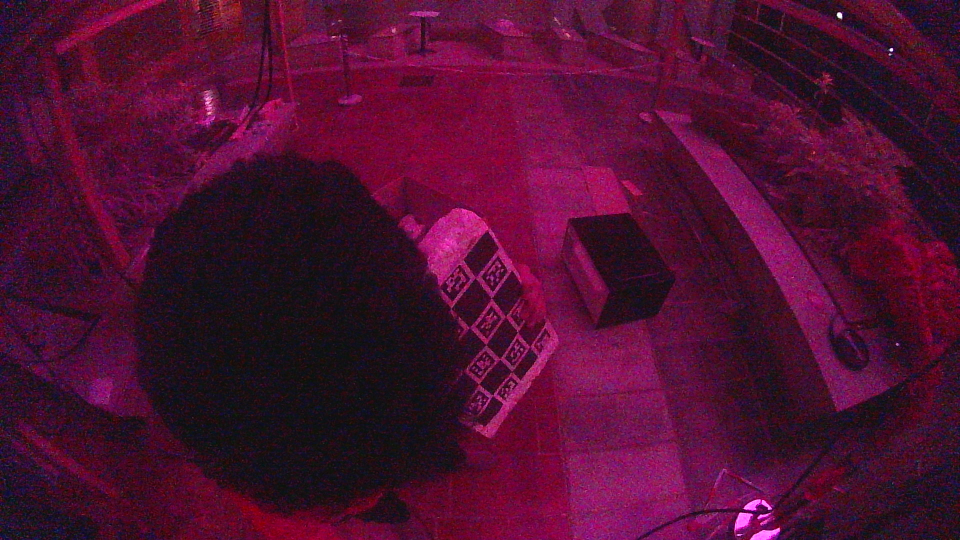
#> input picture calibration_images_distorted/calib_raw_20260510_191519_741466.png, 1920 x 1080 px (shown at 1/2 size); its folder holds only this picture in this run
$ python charuco_tuner.py
#> lines starting #> are read from the running program, lines starting #| are printed output that depends on the picture; after the words box and inside, x2 and y2 are one past the last pixel; in counts of white or black regions, pixels touching at a corner belong together
"""
ChArUco detection parameter tuner.
Reads all calibration images and lets you tune preprocessing + detector params
to maximise corner detection before running full calibration.

Run from ~/gantry-vision:
  python charuco_tuner.py

Controls:
  LEFT/RIGHT arrows  — cycle through images
  S                  — save current params to charuco_params.npy
  Q / ESC            — quit
  (tweak params in the TUNABLE CONFIG section and re-run)
"""

import cv2
import numpy as np
import glob
from pathlib import Path

# ─────────────────────────────────────────────
# FIXED CONFIG
# ─────────────────────────────────────────────
SQUARES_X     = 6
SQUARES_Y     = 4
SQUARE_SIZE_M = 0.0475
MARKER_SIZE_M = 0.035
ARUCO_DICT    = cv2.aruco.DICT_6X6_250

CALIB_IMAGES_GLOB = "calibration_images_distorted/calib_raw_*.png"
OUTPUT_PARAMS     = "charuco_params.npy"

# ─────────────────────────────────────────────
# TUNABLE CONFIG — edit these and re-run
# ─────────────────────────────────────────────

# IR correction — channel multipliers (BGR order)
IR_B = 0.85
IR_G = 1.05
IR_R = 0.70

# Bilateral filter (set to 0 to disable)
BILATERAL_D          = 9
BILATERAL_SIGMA_COLOR = 75
BILATERAL_SIGMA_SPACE = 75

# CLAHE
CLAHE_CLIP_LIMIT  = 6.0
CLAHE_TILE_SIZE   = 4      # tileGridSize = (N, N)

# Gamma correction (1.0 = no change, <1 = brighten, >1 = darken)
GAMMA = 0.8

# ArUco detector params
ARUCO_ADAPT_THRESH_WIN_SIZE_MIN  = 3
ARUCO_ADAPT_THRESH_WIN_SIZE_MAX  = 23
ARUCO_ADAPT_THRESH_WIN_SIZE_STEP = 10
ARUCO_MIN_MARKER_PERIM_RATE      = 0.02
ARUCO_MAX_MARKER_PERIM_RATE      = 4.0
ARUCO_CORNER_REFINEMENT_METHOD   = cv2.aruco.CORNER_REFINE_SUBPIX


# ─────────────────────────────────────────────
# PREPROCESSING
# ─────────────────────────────────────────────

def preprocess(img):
    # IR correction
    f = img.astype(np.float32)
    f[:, :, 0] *= IR_B
    f[:, :, 1] *= IR_G
    f[:, :, 2] *= IR_R
    img = np.clip(f, 0, 255).astype(np.uint8)

    # Bilateral filter
    if BILATERAL_D > 0:
        img = cv2.bilateralFilter(img, BILATERAL_D,
                                   BILATERAL_SIGMA_COLOR,
                                   BILATERAL_SIGMA_SPACE)

    # CLAHE on L channel
    lab = cv2.cvtColor(img, cv2.COLOR_BGR2LAB)
    l, a, b = cv2.split(lab)
    clahe = cv2.createCLAHE(clipLimit=CLAHE_CLIP_LIMIT,
                              tileGridSize=(CLAHE_TILE_SIZE, CLAHE_TILE_SIZE))
    l = clahe.apply(l)
    img = cv2.cvtColor(cv2.merge([l, a, b]), cv2.COLOR_LAB2BGR)

    # Gamma correction
    if GAMMA != 1.0:
        lut = np.array([((i / 255.0) ** GAMMA) * 255
                         for i in range(256)], dtype=np.uint8)
        img = cv2.LUT(img, lut)

    return img


# ─────────────────────────────────────────────
# DETECTION
# ─────────────────────────────────────────────

def make_detector():
    aruco_dict = cv2.aruco.getPredefinedDictionary(ARUCO_DICT)
    board = cv2.aruco.CharucoBoard(
        (SQUARES_X, SQUARES_Y), SQUARE_SIZE_M, MARKER_SIZE_M, aruco_dict
    )

    det_params = cv2.aruco.DetectorParameters()
    det_params.adaptiveThreshWinSizeMin  = ARUCO_ADAPT_THRESH_WIN_SIZE_MIN
    det_params.adaptiveThreshWinSizeMax  = ARUCO_ADAPT_THRESH_WIN_SIZE_MAX
    det_params.adaptiveThreshWinSizeStep = ARUCO_ADAPT_THRESH_WIN_SIZE_STEP
    det_params.minMarkerPerimeterRate    = ARUCO_MIN_MARKER_PERIM_RATE
    det_params.maxMarkerPerimeterRate    = ARUCO_MAX_MARKER_PERIM_RATE
    det_params.cornerRefinementMethod    = ARUCO_CORNER_REFINEMENT_METHOD

    charuco_params   = cv2.aruco.CharucoParameters()
    charuco_detector = cv2.aruco.CharucoDetector(board, charuco_params,
                                                  det_params)
    return charuco_detector, board


def detect(img_raw, charuco_detector):
    img_proc = preprocess(img_raw)
    gray     = cv2.cvtColor(img_proc, cv2.COLOR_BGR2GRAY)
    ch_corners, ch_ids, markers, marker_ids = charuco_detector.detectBoard(gray)
    n_corners = len(ch_corners) if ch_corners is not None else 0
    n_markers = len(markers)    if markers    is not None else 0
    return ch_corners, ch_ids, markers, marker_ids, img_proc, n_corners, n_markers


# ─────────────────────────────────────────────
# VISUALISATION
# ─────────────────────────────────────────────

def draw_result(img_raw, img_proc, ch_corners, ch_ids,
                markers, marker_ids, n_corners, n_markers, idx, total):
    h, w = img_raw.shape[:2]

    # Left: preprocessed with detections
    vis_proc = img_proc.copy()
    if markers is not None and len(markers) > 0:
        cv2.aruco.drawDetectedMarkers(vis_proc, markers, marker_ids, (0, 200, 255))
    if ch_corners is not None and len(ch_corners) > 0:
        cv2.aruco.drawDetectedCornersCharuco(vis_proc, ch_corners, ch_ids, (0, 255, 0))

    # Right: raw with detections
    vis_raw = img_raw.copy()
    if markers is not None and len(markers) > 0:
        cv2.aruco.drawDetectedMarkers(vis_raw, markers, marker_ids, (0, 200, 255))
    if ch_corners is not None and len(ch_corners) > 0:
        cv2.aruco.drawDetectedCornersCharuco(vis_raw, ch_corners, ch_ids, (0, 255, 0))

    # Labels
    status_color = (0, 255, 0) if n_corners >= 6 else (0, 80, 255)
    for vis, label in [(vis_proc, "PREPROCESSED"), (vis_raw, "RAW")]:
        cv2.putText(vis, label, (10, 35),
                    cv2.FONT_HERSHEY_SIMPLEX, 1.0, (255, 255, 0), 2)
        cv2.putText(vis,
                    f"Image {idx+1}/{total}  |  markers={n_markers}  corners={n_corners}/15",
                    (10, 75), cv2.FONT_HERSHEY_SIMPLEX, 0.8, status_color, 2)
        usable = "USABLE" if n_corners >= 6 else "SKIPPED"
        cv2.putText(vis, usable, (10, 110),
                    cv2.FONT_HERSHEY_SIMPLEX, 0.9, status_color, 2)

    # Scale down for display if image is large
    scale = min(1.0, 900 / w)
    if scale < 1.0:
        new_w, new_h = int(w * scale), int(h * scale)
        vis_proc = cv2.resize(vis_proc, (new_w, new_h))
        vis_raw  = cv2.resize(vis_raw,  (new_w, new_h))

    return np.hstack([vis_proc, vis_raw])


# ─────────────────────────────────────────────
# SUMMARY
# ─────────────────────────────────────────────

def print_summary(results):
    usable = [r for r in results if r['n_corners'] >= 6]
    print(f"\n{'='*60}")
    print(f"SUMMARY: {len(usable)} / {len(results)} images usable (≥6 corners)")
    print(f"{'='*60}")
    total_corners = sum(r['n_corners'] for r in usable)
    print(f"Total corners across usable images: {total_corners}")
    print(f"\nPer-image:")
    for r in results:
        status = "✓" if r['n_corners'] >= 6 else "✗"
        print(f"  {status} {Path(r['path']).name:<45} "
              f"markers={r['n_markers']:>2}  corners={r['n_corners']:>2}")


# ─────────────────────────────────────────────
# MAIN
# ─────────────────────────────────────────────

def main():
    image_paths = sorted(glob.glob(CALIB_IMAGES_GLOB))
    assert len(image_paths) > 0, f"No images found at {CALIB_IMAGES_GLOB}"
    print(f"Found {len(image_paths)} images.")

    charuco_detector, board = make_detector()

    # Run detection on all images
    results = []
    for p in image_paths:
        img_raw = cv2.imread(p)
#> img_raw is the input picture: shape (1080, 1920, 3); mean B, G, R 48.6, 15, 77
        if img_raw is None:
            continue
        ch_corners, ch_ids, markers, marker_ids, img_proc, n_corners, n_markers = \
            detect(img_raw, charuco_detector)
#> in preprocess, `f[:, :, 2] *= IR_R`:
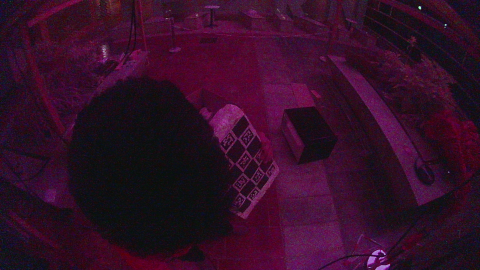
#> f: shape (1080, 1920, 3) float32 (shown at 1/4 size); mean B, G, R 41.3, 15.8, 53.9; drawn with min black and max white
#> in preprocess, `l, a, b = cv2.split(lab)`:
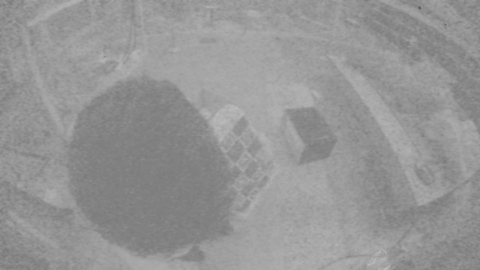
#> a: shape (1080, 1920) (shown at 1/4 size); min 93, max 196, mean 149
#> in preprocess, `l, a, b = cv2.split(lab)`:
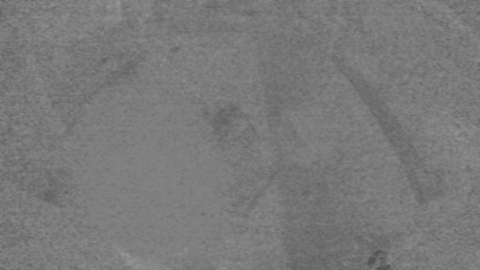
#> b: shape (1080, 1920) (shown at 1/4 size); min 74, max 152, mean 121.3
#> in preprocess, `l = clahe.apply(l)`:
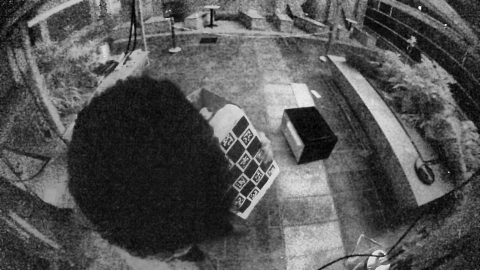
#> l: shape (1080, 1920) (shown at 1/4 size); min 1, max 249, mean 83.3
#> in preprocess, `img = cv2.cvtColor(cv2.merge([l, a, b]), cv2.COLOR_LAB2BGR)`:
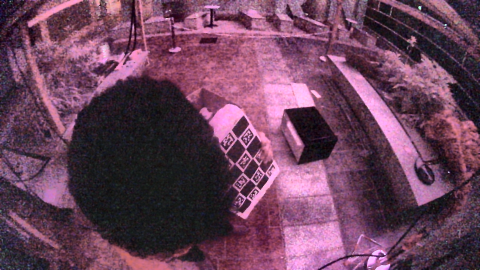
#> img: shape (1080, 1920, 3) (shown at 1/4 size); mean B, G, R 90.6, 66.1, 106.9
#> in detect, `ch_corners, ch_ids, markers, marker_ids = charuco_detector.detectBoard..`: ch_corners = [[972.8, 690.3], [983.8, 597.1]]; ch_ids = [7, 13]; markers = ([[985.1, 583], [962.9, 551.8], [995.6, 511.7], [1014, 542]], [[973.4, 676.6], [950.8, 652.8], [981.4, 611.6], [1001.9, 637.3]], [[956.4, 755.7], [937.6, 739.8], [972, 703], [990.6, 721.5]]); marker_ids = [11, 7, 4]
#> in detect, `n_corners = len(ch_corners) if ch_corners is not None else 0`: n_corners = 2
#> in detect, `n_markers = len(markers)    if markers    is not None else 0`: n_markers = 3
#> ch_corners = [[972.8, 690.3], [983.8, 597.1]]; ch_ids = [7, 13]; marker_ids = [11, 7, 4]; n_corners = 2; n_markers = 3
        results.append({
            'path':      p,
            'img_raw':   img_raw,
            'img_proc':  img_proc,
            'ch_corners': ch_corners,
            'ch_ids':     ch_ids,
            'markers':    markers,
            'marker_ids': marker_ids,
            'n_corners':  n_corners,
            'n_markers':  n_markers,
        })

    print_summary(results)
#> in print_summary, `usable = [r for r in results if r['n_corners'] >= 6]`: usable = []
#| SUMMARY: 0 / 1 images usable (≥6 corners)
#> in print_summary, `total_corners = sum(r['n_corners'] for r in usable)`: total_corners = 0
#| Total corners across usable images: 0
#> the loop in print_summary, `for r in results:` made 1 pass
#> status on pass 1: '✗'
#> (printed output is left out)

    # Interactive viewer
    idx = 0
    win = "ChArUco Tuner  |  LEFT/RIGHT: cycle  |  S: save params  |  Q: quit"
    cv2.namedWindow(win, cv2.WINDOW_NORMAL)
    cv2.resizeWindow(win, 1800, 540)

    print("\nOpening viewer … use LEFT/RIGHT arrows to cycle images.")
    print("Edit TUNABLE CONFIG at top of script and re-run to see changes.\n")

    while True:
        r = results[idx]
#> r = 9 items
        frame = draw_result(
            r['img_raw'], r['img_proc'],
            r['ch_corners'], r['ch_ids'],
            r['markers'], r['marker_ids'],
            r['n_corners'], r['n_markers'],
            idx, len(results)
        )
#> in draw_result, `cv2.aruco.drawDetectedMarkers(vis_raw, markers, marker_ids, (0, 200, 2..`:
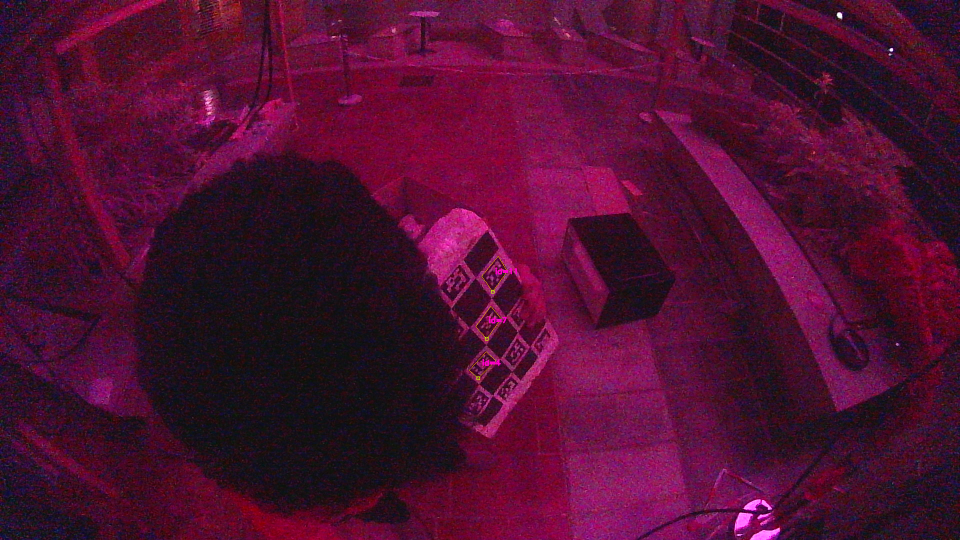
#> vis_raw: shape (1080, 1920, 3) (shown at 1/2 size); 0.06% of pixels changed, all inside (x1, y1, x2, y2) = (938, 512, 1034, 761)
#> the loop in draw_result, `for vis, label in [(vis_proc, "PREPROCESSED"), (vis_raw, "RAW")]:` made 2 passes
#> in draw_result, `return np.hstack([vis_proc, vis_raw])`:
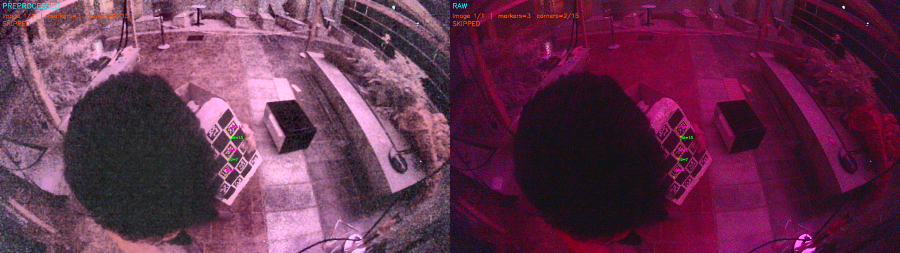
#> returned value: shape (506, 1800, 3) (shown at 1/2 size); mean of channels 0, 1, 2 77.9, 49.3, 99.9; drawn as B, G, R
        cv2.imshow(win, frame)

        key = cv2.waitKey(0) & 0xFF
#> (key q is pressed here)

        if key == ord('q') or key == 27:
            break
        elif key == 81 or key == ord('a'):   # left arrow or a
            idx = (idx - 1) % len(results)
        elif key == 83 or key == ord('d'):   # right arrow or d
            idx = (idx + 1) % len(results)
        elif key == ord('s'):
            params = {
                'IR_B': IR_B, 'IR_G': IR_G, 'IR_R': IR_R,
                'BILATERAL_D': BILATERAL_D,
                'BILATERAL_SIGMA_COLOR': BILATERAL_SIGMA_COLOR,
                'BILATERAL_SIGMA_SPACE': BILATERAL_SIGMA_SPACE,
                'CLAHE_CLIP_LIMIT': CLAHE_CLIP_LIMIT,
                'CLAHE_TILE_SIZE': CLAHE_TILE_SIZE,
                'GAMMA': GAMMA,
            }
            np.save(OUTPUT_PARAMS, params, allow_pickle=True)
            print(f"Params saved → {OUTPUT_PARAMS}")

    cv2.destroyAllWindows()
    print_summary(results)
#| SUMMARY: 0 / 1 images usable (≥6 corners)
#| Total corners across usable images: 0
#> the loop in print_summary (call 2), `for r in results:` made 1 pass
#> (printed output is left out)


if __name__ == "__main__":
    main()

$ run again, on calibration_images_distorted/calib_raw_20260510_191722_058693.png
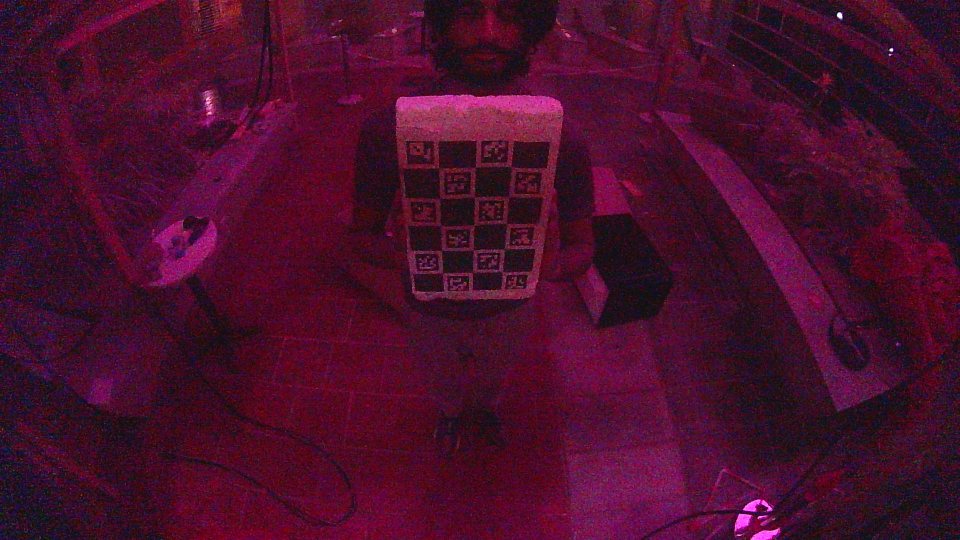
#> input picture calibration_images_distorted/calib_raw_20260510_191722_058693.png, 1920 x 1080 px (shown at 1/2 size)
#> in main, img_raw is the input picture: shape (1080, 1920, 3); mean B, G, R 42.4, 14.5, 71.1
#> lab: shape (1080, 1920, 3); mean of channels 0, 1, 2 26.3, 147.6, 122.9
#> in preprocess, `img = cv2.cvtColor(cv2.merge([l, a, b]), cv2.COLOR_LAB2BGR)`:
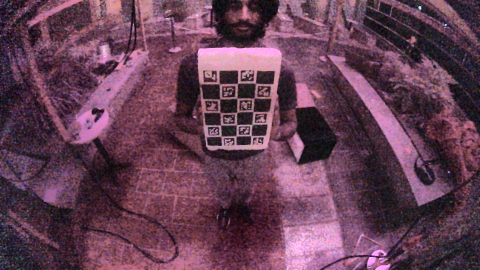
#> img: shape (1080, 1920, 3) (shown at 1/4 size); mean B, G, R 83.9, 63.6, 101.5
#> in detect, `ch_corners, ch_ids, markers, marker_ids = charuco_detector.detectBoard..`: ch_corners = [[1018.6, 394.2], [1014.9, 448.3], [1008.1, 500.2], [949.1, 394.8], [949.8, 450.9], [948.8, 501.3], [878.3, 336.7], [880.9, 398], [883.1, 452.3], [884.4, 501.5]]; ch_ids = [1, 2, 3, 6, 7, 8, 10, 11, 12, 13]; markers = 9 items; marker_ids = [9, 6, 0, 10, 4, 7, 1, 5, 11]
#> in detect, `n_corners = len(ch_corners) if ch_corners is not None else 0`: n_corners = 10
#> in detect, `n_markers = len(markers)    if markers    is not None else 0`: n_markers = 9
#> in main, `ch_corners, ch_ids, markers, marker_ids, img_proc, n_corners, n_marker..`: ch_ids = [1, 2, 3, 6, 7, 8, 10, 11, 12, 13]; markers = 9 items; marker_ids = [9, 6, 0, 10, 4, 7, 1, 5, 11]; n_corners = 10; n_markers = 9
#> in print_summary, `usable = [r for r in results if r['n_corners'] >= 6]`: usable = 1 item
#| SUMMARY: 1 / 1 images usable (≥6 corners)
#> total_corners = 10
#| Total corners across usable images: 10
#> the loop in print_summary, `for r in results:` made 1 pass
#> status on pass 1: '✓'
#> (printed output is left out)
#> r = 9 items
#> in draw_result, `cv2.aruco.drawDetectedCornersCharuco(vis_raw, ch_corners, ch_ids, (0, ..`:
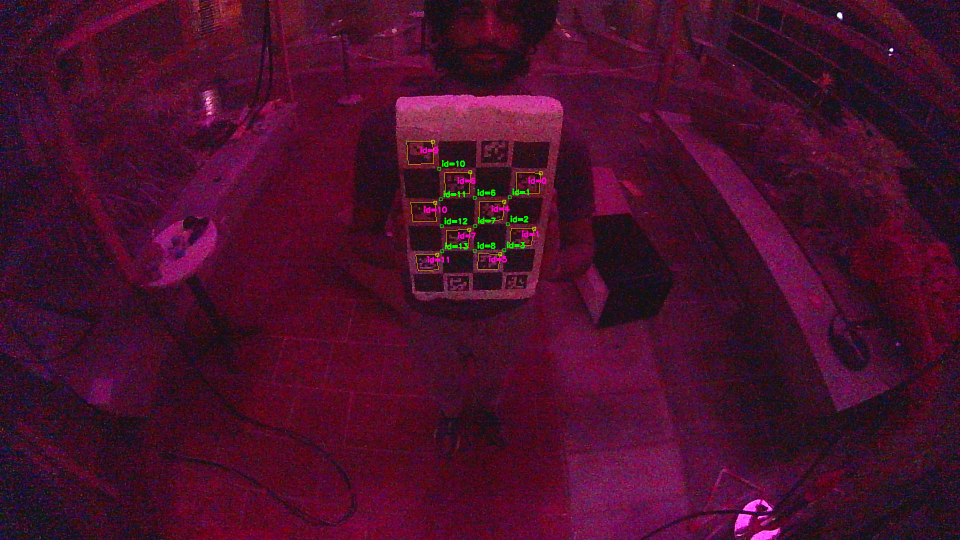
#> vis_raw: shape (1080, 1920, 3) (shown at 1/2 size); mean B, G, R 42.6, 15, 71.4
#> the loop in draw_result, `for vis, label in [(vis_proc, "PREPROCESSED"), (vis_raw, "RAW")]:` made 2 passes
#| SUMMARY: 1 / 1 images usable (≥6 corners)
#| Total corners across usable images: 10
#> the loop in print_summary (call 2), `for r in results:` made 1 pass
#> (printed output is left out)
